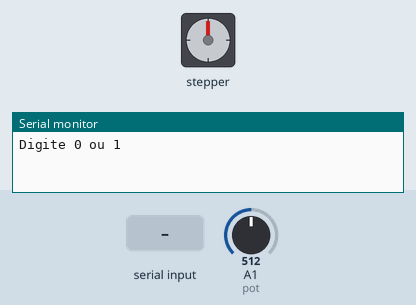
Recording of a sketch running on a simulated Arduino Uno, built with avr-gcc and run on an emulated ATmega328P. On the bench: stepper motor, the last lines printed to the serial monitor. Wiring (inferred from the names in the program): stepper motor (2048 steps per turn assumed): coils pin 8, pin 9, pin 10, pin 11. The inputs (shaded band) are chosen by the test bench; at power-on: A1 (pot) = 512.

Above: at 1.2 s.
1.3 s: "0" received over Serial
At 1.9 s:
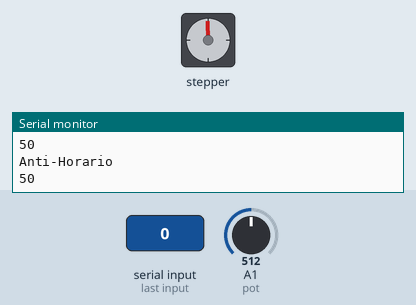
4.3 s: A1 (pot) set to 306
At 7.15 s:
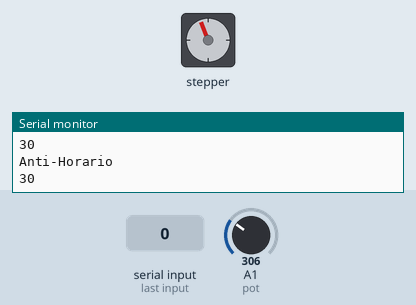
7.3 s: A1 (pot) set to 122
At 9.04 s:
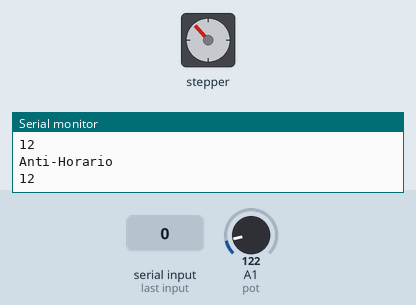
10.3 s: A1 (pot) set to 0
13.3 s: "1" received over Serial
16.3 s: "2" received over Serial
At 17.6 s:
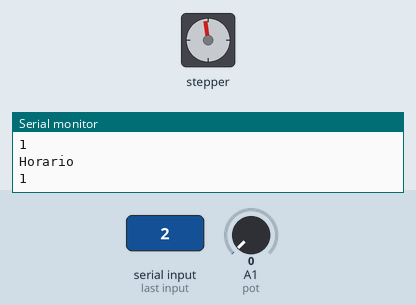
Timing chart, 0 to 18.8 s (numbered marks = the images above; inputs shaded):
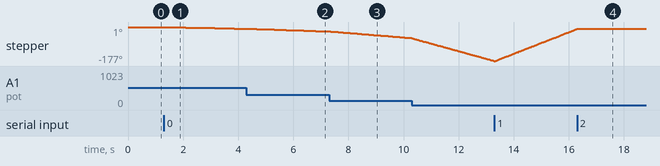

The sketch:

motor_de_passos_robocore.ino
```cpp
const int pot = A1;
int i;
int pins[] = {8,9,10,11};
int side = 0;
int velocidade = 0;

void setup() {
  Serial.begin(9600);
  Serial.print("Digite 0 ou 1");
  for( i=0 ; i < 4 ; i++ ){
    pinMode(pins[i],OUTPUT); // Configura os pinos como saída
  }
}

void loop() {

  if(Serial.available() > 0){
    side = Serial.read();
  }

  velocidade = analogRead(pot); // Faz a leitura do potenciometro
  velocidade = map(velocidade,0,1023,1,100); // Mapeia para ficar entre 1 e 100

  if(side == 49){ // Aciona o motor no sentido Horário
    Serial.println("Horario");
    Serial.println(velocidade);
    for( i=0 ; i < 4 ; i++ ){  // Intercala o as bobinas acionadas
       digitalWrite(pins[i],HIGH); // Envia um pulso de um passo
       delay(velocidade);
       digitalWrite(pins[i],LOW);
    }
  }
  if(side == 48){ // Aciona o motor no sentido Anti-Horário
    Serial.println("Anti-Horario");
    Serial.println(velocidade);
    for( i=4 ; i > -1 ; i-- ){ // Intercala o as bobinas acionadas
       digitalWrite(pins[i],HIGH); // Envia um pulso de um passo
       delay(velocidade);
       digitalWrite(pins[i],LOW);
    }
  }
}
```

Measured:
- after the input at 16.3 s, stepper: goes on until 16.3 s, then stays -8°
